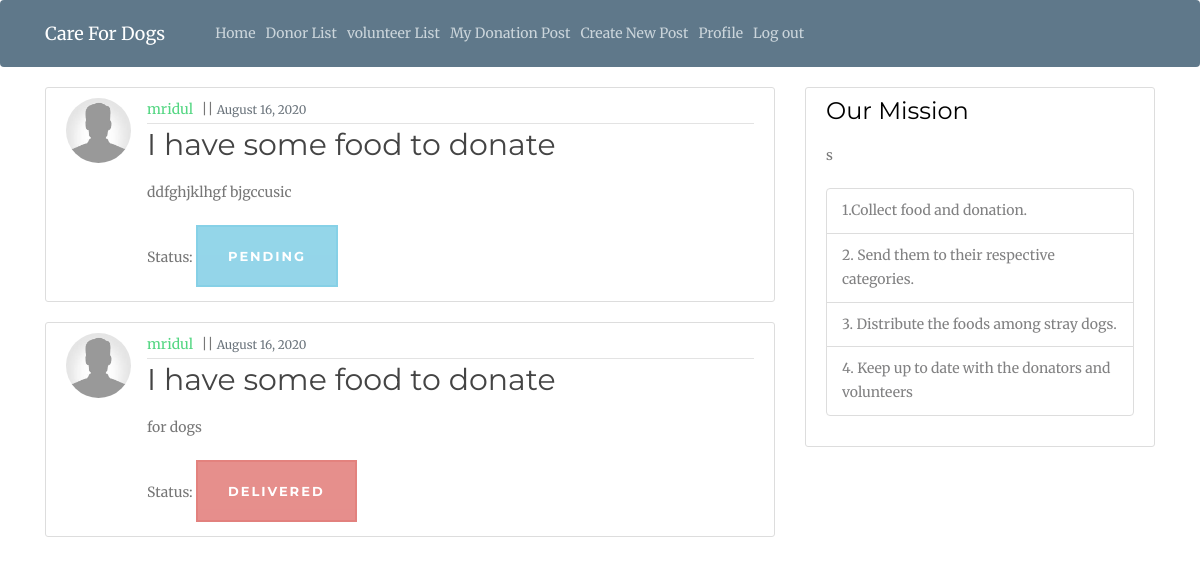
The page /mypost (signed in) on the database its author committed.
### food_doner/models.py (models this page shows, shortened)
class Doner_Post(models.Model):
    date = models.DateField()
    title = models.CharField(max_length = 100)
    food_des = models.TextField()
    date_posted = models.DateTimeField (default = timezone.now)
    username = models.ForeignKey(User, on_delete=models.CASCADE)
    status = models.IntegerField(default = 1)

class profile(models.Model):
    user = models.OneToOneField(User, on_delete = models.CASCADE)
    image = models.ImageField(default= 'default.jpg', upload_to = 'profile_pics')
    number = models.CharField(max_length = 100)
    address= models.CharField(max_length = 100)

### food_doner/views.py (the view)
# urls.py: path('mypost', UserPostList.as_view(), name='mypost'),
class UserPostList(LoginRequiredMixin, ListView):
    context_object_name = 'posts'
    template_name = 'doner_post_list.html'
    def get_queryset(self):
        return Doner_Post.objects.filter(username=self.request.user)

### food_doner/templates/food_doner/doner_post_list.html (shortened to what this page needs)
{% extends "food_doner/base.html" %}
{% block content %}
    {% for post in posts %}
        <article class="media content-section">
            <img class="rounded-circle article-img" src="{{ post.username.profile.image.url }}" alt = "No Image Found">
            <div class="media-body">
                <div class="article-metadata">
                    <a class="mr-2" href="">{{ post.username }}</a> ||
                    <small class="text-muted">{{ post.date_posted | date:"F d, Y" }}</small>
                </div>
                <h2><a class="article-title" href="{% url 'details' post.id %}">{{ post.title }}</a></h2>
                <p class="article-content">{{ post.food_des }}</p>
            Status:
                {% if post.status == 1 %}
                    <button class="btn btn-info" disabled>Pending</button>
                {% elif post.status == 2  %}
                    <button class="btn btn-success" disabled>Confirm to Take Delivery</button>
                {% else %}
                    <button class="btn btn-danger" disabled>Delivered</button>
                {% endif %}
            </div>
        </article>
    {% endfor %}
{% endblock content %}

### food_doner/static/food_doner/main.css (style rules this page uses)
body { background: #fafafa; color: #333333; margin-top: 5rem; }
h1, h2, h3, h4, h5, h6 { color: #444444; }
.content-section { background: #ffffff; padding: 10px 20px; border: 1px solid #dddddd; border-radius: 3px; margin-bottom: 20px; }
.article-title { color: #444444; }
.article-content { white-space: pre-line; }
.article-img { height: 65px; width: 65px; margin-right: 16px; }
.article-metadata { padding-bottom: 1px; margin-bottom: 4px; border-bottom: 1px solid #e3e3e3 }

### food_doner/static/css/style.css (style rules this page uses)
body { font-family: "Merriweather", serif; font-weight: 400; font-size: 14px; line-height: 1.7; color: #777; background: #fff; }
a { color: #52D681; -webkit-transition: 0.5s; -o-transition: 0.5s; transition: 0.5s; }
p { margin-bottom: 20px; }
h1, h2, h3, h4, h5, h6, figure { color: #000; font-family: "Montserrat", sans-serif; font-weight: 400; margin: 0 0 20px 0; }
.btn { margin-right: 4px; margin-bottom: 4px; font-family: "Montserrat", sans-serif; font-size: 13px; font-weight: 700 !important; -webkit-border-radius: 0px; -moz-border-radius: 0px; -ms-border-radius: 0px; border-radius: 0px; letter-spacing: 2px; -webkit-transition: 0.5s; -o-transition: 0.5s; transition: 0.5s; padding: 20px 30px; text-transform: uppercase; text-shadow: none !important; -webkit-box-shadow: 0px 5px 10px 0px rgba(0, 0, 0, 0.15); -moz-box-shadow: 0px 5px 10px 0px rgba(0, 0, 0, 0.15); box-shadow: 0px 5px 10px 0px rgba(0, 0, 0, 0.15); }
.btn-info { background: #5bc0de; color: #fff; border: 2px solid #5bc0de; }
.btn-danger { background: #d9534f; color: #fff; border: 2px solid #d9534f; }

### rows shown on the page
Doner_Post: username.profile.image (placeholder picture), username "mridul", date_posted "August 16, 2020", title "I have some food to donate", food_des "ddfghjklhgf bjgccusic", status "PENDING"
Doner_Post: username.profile.image (placeholder picture), username "mridul", date_posted "August 16, 2020", title "I have some food to donate", food_des "for dogs", status "DELIVERED"
